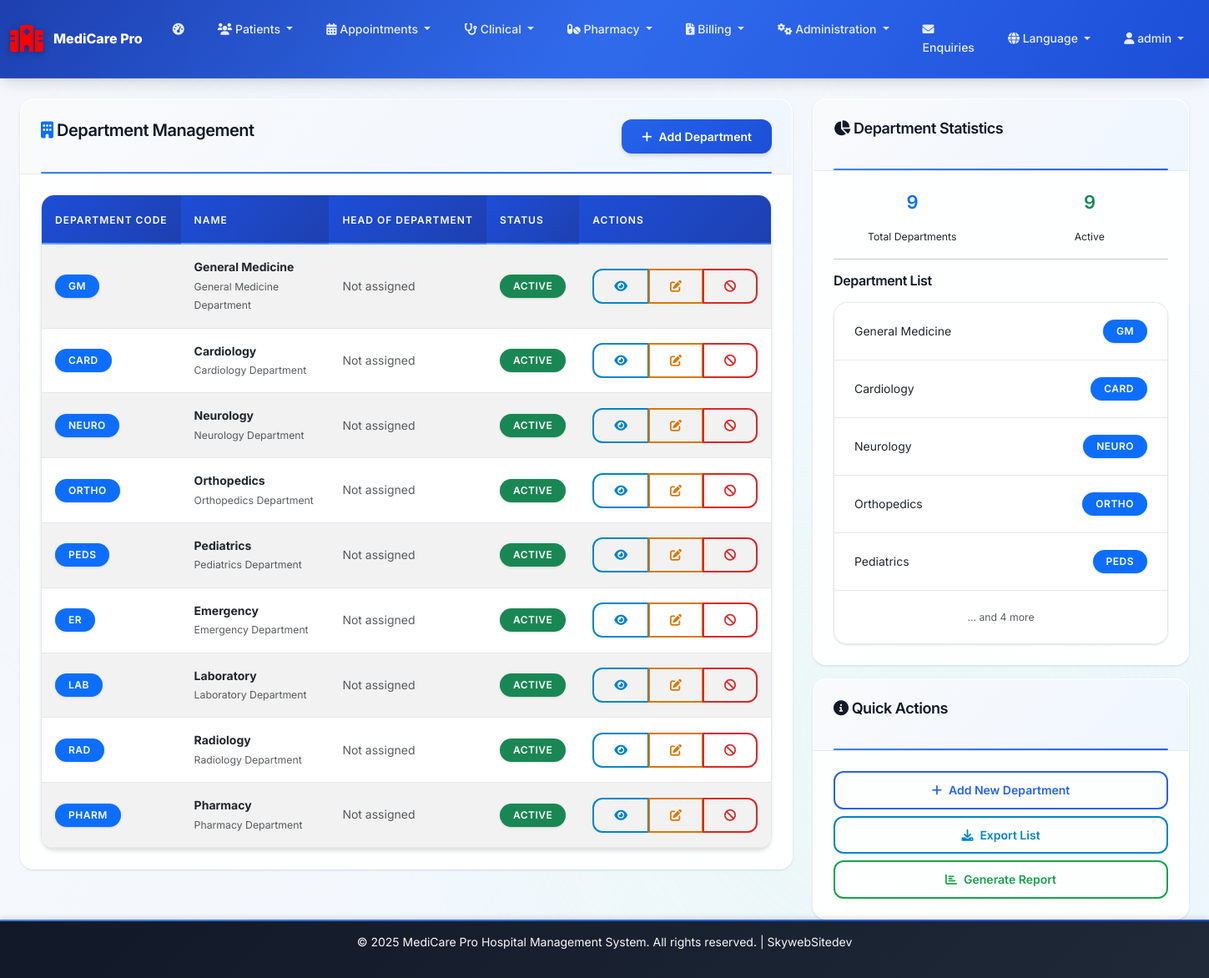
/admin/departments (signed in), run on the app's committed database.
### web_app.py (models this page shows)
class Department(db.Model):
    id = db.Column(db.Integer, primary_key=True)
    name = db.Column(db.String(100), nullable=False)
    code = db.Column(db.String(20), unique=True, nullable=False)
    description = db.Column(db.Text)
    head_of_department = db.Column(db.Integer, db.ForeignKey('web_user.id'))
    is_active = db.Column(db.Boolean, default=True)
    hod = db.relationship('WebUser', backref='headed_departments')

class WebUser(UserMixin, db.Model):
    id = db.Column(db.Integer, primary_key=True)
    username = db.Column(db.String(80), nullable=False)
    email = db.Column(db.String(120), unique=True, nullable=False)
    password_hash = db.Column(db.String(120), nullable=False)
    full_name = db.Column(db.String(100), nullable=False)
    role = db.Column(db.String(50), nullable=False, default='staff')  # admin, doctor, nurse, receptionist, lab_tech, patient, superadmin
    department = db.Column(db.String(100))
    phone = db.Column(db.String(20))
    employee_id = db.Column(db.String(20), unique=True)
    specialization = db.Column(db.String(100))  # For doctors
    license_number = db.Column(db.String(50))  # For medical staff
    shift_start = db.Column(db.Time)
    shift_end = db.Column(db.Time)
    salary = db.Column(db.Float)
    hire_date = db.Column(db.Date)
    is_active = db.Column(db.Boolean, default=True)
    created_at = db.Column(db.DateTime, default=datetime.utcnow)
    last_login = db.Column(db.DateTime)

### web_app.py (the view)
@app.route('/admin/departments')
@login_required
@role_required('admin')
def manage_departments():
    departments = Department.query.all()
    return render_template('manage_departments.html', departments=departments)

### audit_logger.py (called while the page is built)
def init_audit_logger(app, db):
    audit_logger_instance = AuditLogger(db)
    @app.before_request
    def before_request():
        g.audit_logger = audit_logger_instance
        if 'session_id' not in session:
            session['session_id'] = hashlib.md5(
                f"{datetime.utcnow().isoformat()}{request.remote_addr}".encode()
            ).hexdigest()
    return audit_logger_instance

### web_app.py (called while the page is built)
def role_required(*roles):
    def decorator(f):
        @wraps(f)
        def decorated_function(*args, **kwargs):
            if not current_user.is_authenticated:
                return redirect(url_for('login'))
            if current_user.role not in roles:
                flash('Access denied! You do not have permission to access this page.', 'error')
                return redirect(url_for('dashboard'))
            return f(*args, **kwargs)
        return decorated_function
    return decorator

@login_manager.user_loader
def load_user(user_id):
    return db.session.get(WebUser, int(user_id))

def get_language():
    return session.get('language', 'en')

def get_text(key):
    lang = get_language()
    return LANGUAGES.get(lang, LANGUAGES['en']).get(key, key)

@app.context_processor
def inject_global_vars():
    current_branch = None
    if current_user.is_authenticated and 'current_branch_id' in session:
        current_branch = HospitalBranch.query.get(session['current_branch_id'])
    all_settings = get_all_settings()
    return dict(
        get_text=get_text,
        get_language=get_language,
        datetime=datetime,
        current_branch=current_branch,
        settings=all_settings
    )

### templates/manage_departments.html (shortened to what this page needs)
{% extends "base.html" %}
{% block content %}
<div class="container-fluid">
    <div class="row">
        <div class="col-md-8">
            <div class="card">
                <div class="card-header d-flex justify-content-between align-items-center">
                    <h4><i class="fas fa-building text-primary"></i> Department Management</h4>
                    <button class="btn btn-primary" hx-get="/admin/department/add" hx-target="#modal-content"
                        data-bs-toggle="modal" data-bs-target="#dynamicModal">
                        <i class="fas fa-plus"></i> Add Department
                    </button>
                </div>
                <div class="card-body">
                    <div id="departments-list">
                        <div class="table-responsive">
                            <table class="table table-striped">
                                <thead>
                                    <tr>
                                        <th>Department Code</th>
                                        <th>Name</th>
                                        <th>Head of Department</th>
                                        <th>Status</th>
                                        <th>Actions</th>
                                    </tr>
                                </thead>
                                <tbody>
                                    {% for department in departments %}
                                    <tr>
                                        <td><span class="badge bg-primary">{{ department.code }}</span></td>
                                        <td>
                                            <strong>{{ department.name }}</strong>
                                            {% if department.description %}
                                            <br><small class="text-muted">{{ department.description }}</small>
                                            {% endif %}
                                        </td>
                                        <td>
                                            {% if department.hod %}
                                            <i class="fas fa-user-tie text-success"></i> {{ department.hod.full_name }}
                                            {% else %}
                                            <span class="text-muted">Not assigned</span>
                                            {% endif %}
                                        </td>
                                        <td>
                                            <span
                                                class="badge bg-{{ 'success' if department.is_active else 'danger' }}">
                                                {{ 'Active' if department.is_active else 'Inactive' }}
                                            </span>
                                        </td>
                                        <td>
                                            <div class="btn-group btn-group-sm">
                                                <button class="btn btn-outline-info"
                                                    hx-get="/admin/department/{{ department.id }}/view"
                                                    hx-target="#modal-content" data-bs-toggle="modal"
                                                    data-bs-target="#dynamicModal">
                                                    <i class="fas fa-eye"></i>
                                                </button>
                                                <button class="btn btn-outline-warning"
                                                    hx-get="/admin/department/{{ department.id }}/edit"
                                                    hx-target="#modal-content" data-bs-toggle="modal"
                                                    data-bs-target="#dynamicModal">
                                                    <i class="fas fa-edit"></i>
                                                </button>
                                                <button
                                                    class="btn btn-outline-{{ 'danger' if department.is_active else 'success' }}"
                                                    hx-post="/admin/department/{{ department.id }}/toggle"
                                                    hx-target="#departments-list" hx-confirm="Are you sure?">
                                                    <i
                                                        class="fas fa-{{ 'ban' if department.is_active else 'check' }}"></i>
                                                </button>
                                            </div>
                                        </td>
                                    </tr>
                                    {% endfor %}
                                </tbody>
                            </table>
                        </div>
                    </div>
                </div>
            </div>
        </div>
        <div class="col-md-4">
            <div class="card">
                <div class="card-header">
                    <h5><i class="fas fa-chart-pie"></i> Department Statistics</h5>
                </div>
                <div class="card-body">
                    <div class="row text-center">
                        <div class="col-6">
                            <h3 class="text-primary">{{ departments|length }}</h3>
                            <small>Total Departments</small>
                        </div>
                        <div class="col-6">
                            <h3 class="text-success">{{ departments|selectattr('is_active')|list|length }}</h3>
                            <small>Active</small>
                        </div>
                    </div>
                    <hr>
                    <h6>Department List</h6>
                    <div class="list-group list-group-flush">
                        {% for dept in departments[:5] %}
                        <div class="list-group-item d-flex justify-content-between align-items-center">
                            <span>{{ dept.name }}</span>
                            <span class="badge bg-primary">{{ dept.code }}</span>
                        </div>
                        {% endfor %}
                        {% if departments|length > 5 %}
                        <div class="list-group-item text-center text-muted">
                            <small>... and {{ departments|length - 5 }} more</small>
                        </div>
                        {% endif %}
                    </div>
                </div>
            </div>
            <div class="card mt-3">
                <div class="card-header">
                    <h5><i class="fas fa-info-circle"></i> Quick Actions</h5>
                </div>
                <div class="card-body">
                    <div class="d-grid gap-2">
                        <button class="btn btn-outline-primary" hx-get="/admin/department/add"
                            hx-target="#modal-content" data-bs-toggle="modal" data-bs-target="#dynamicModal">
                            <i class="fas fa-plus"></i> Add New Department
                        </button>
                        <button class="btn btn-outline-info" hx-get="/admin/departments/export" hx-trigger="click">
                            <i class="fas fa-download"></i> Export List
                        </button>
                        <button class="btn btn-outline-success" hx-get="/admin/departments/report"
                            hx-target="#modal-content" data-bs-toggle="modal" data-bs-target="#dynamicModal">
                            <i class="fas fa-chart-bar"></i> Generate Report
                        </button>
                    </div>
                </div>
            </div>
        </div>
    </div>
</div>
{% endblock %}

### templates/base.html (shortened to what this page needs)
<!DOCTYPE html>
<html lang="{{ get_language() }}">
  <head>
    <link
      href="https://cdn.jsdelivr.net/npm/bootstrap@5.3.0/dist/css/bootstrap.min.css"
      rel="stylesheet"
    />
    <link
      href="https://cdnjs.cloudflare.com/ajax/libs/font-awesome/6.0.0/css/all.min.css"
      rel="stylesheet"
    />
    <link
      href="{{ url_for('static', filename='style.css') }}"
      rel="stylesheet"
    />
  </head>
  <body>
    <nav class="navbar navbar-expand-lg navbar-dark bg-dark">
      <div class="container-fluid">
        <a class="navbar-brand" href="{{ url_for('index') }}">
          <i class="fas fa-hospital-alt medical-cross"></i>
          {% if current_branch %} {{ current_branch.name }} {% else %} MediCare
          Pro {% endif %}
        </a>
        <div class="collapse navbar-collapse" id="navbarNav">
          {% if current_user.is_authenticated %}
          <ul class="navbar-nav me-auto">
            <li class="nav-item">
              <a class="nav-link" href="{{ url_for('dashboard') }}">
                <i class="fas fa-tachometer-alt"></i>
              </a>
            </li>
            <li class="nav-item dropdown">
              <a
                class="nav-link dropdown-toggle"
                href="#"
                role="button"
                data-bs-toggle="dropdown"
              >
                <i class="fas fa-users"></i> {{ get_text('patients') }}
              </a>
            </li>
            <li class="nav-item dropdown">
              <a
                class="nav-link dropdown-toggle"
                href="#"
                role="button"
                data-bs-toggle="dropdown"
              >
                <i class="fas fa-calendar-alt"></i> {{ get_text('appointments')
                }}
              </a>
            </li>
            {% if current_user.role in ['admin', 'doctor', 'nurse', 'lab_tech']
            %}
            <li class="nav-item dropdown">
              <a
                class="nav-link dropdown-toggle"
                href="#"
                role="button"
                data-bs-toggle="dropdown"
              >
                <i class="fas fa-stethoscope"></i> {{ get_text('clinical') }}
              </a>
            </li>
            {% endif %}
            {% if current_user.role in ['admin', 'pharmacist'] %}
            <li class="nav-item dropdown">
              <a
                class="nav-link dropdown-toggle"
                href="#"
                role="button"
                data-bs-toggle="dropdown"
              >
                <i class="fas fa-pills"></i> {{ get_text('pharmacy') }}
              </a>
            </li>
            {% endif %}
            {% if current_user.role in ['admin', 'receptionist', 'accountant']
            %}
            <li class="nav-item dropdown">
              <a
                class="nav-link dropdown-toggle"
                href="#"
                role="button"
                data-bs-toggle="dropdown"
              >
                <i class="fas fa-file-invoice-dollar"></i> {{
                get_text('billing') }}
              </a>
            </li>
            {% endif %}
            {% if current_user.role in ['admin', 'hr'] %}
            <li class="nav-item dropdown">
              <a
                class="nav-link dropdown-toggle"
                href="#"
                role="button"
                data-bs-toggle="dropdown"
              >
                <i class="fas fa-cogs"></i> {{ get_text('administration') }}
              </a>
            </li>
            {% endif %}
            <li class="nav-item">
              <a class="nav-link" href="{{ url_for('enquiries') }}">
                <i class="fas fa-envelope"></i> {{ get_text('enquiries') }}
              </a>
            </li>
          </ul>
          <ul class="navbar-nav">
            <li class="nav-item dropdown">
              <a
                class="nav-link dropdown-toggle"
                href="#"
                role="button"
                data-bs-toggle="dropdown"
              >
                <i class="fas fa-globe"></i> {{ get_text('language') }}
              </a>
            </li>
            <li class="nav-item dropdown">
              <a
                class="nav-link dropdown-toggle"
                href="#"
                role="button"
                data-bs-toggle="dropdown"
              >
                <i class="fas fa-user"></i> {{ current_user.username }}
              </a>
            </li>
          </ul>
          {% endif %}
        </div>
      </div>
    </nav>
    <main class="container-fluid mt-4">{% block content %}{% endblock %}</main>
    <footer class="bg-dark text-light text-center py-3 mt-auto">
      <div class="container">
        <p>
          &copy; <span id="current-year"></span> MediCare Pro Hospital
          Management System. All rights reserved. | SkywebSitedev
        </p>
      </div>
    </footer>
  </body>
</html>

### data on the page
Department: name "Pharmacy", code "PHARM", description "Pharmacy Department", is_active "ACTIVE"
WebUser: department "Administration", username "admin"
Department: code "GM", name "General Medicine", description "General Medicine Department", is_active "ACTIVE"
Department: code "CARD", name "Cardiology", description "Cardiology Department", is_active "ACTIVE"
Department: code "NEURO", name "Neurology", description "Neurology Department", is_active "ACTIVE"
Department: code "ORTHO", name "Orthopedics", description "Orthopedics Department", is_active "ACTIVE"
Department: code "PEDS", name "Pediatrics", description "Pediatrics Department", is_active "ACTIVE"
Department: code "ER", name "Emergency", description "Emergency Department", is_active "ACTIVE"
Department: code "LAB", name "Laboratory", description "Laboratory Department", is_active "ACTIVE"
Department: code "RAD", name "Radiology", description "Radiology Department", is_active "ACTIVE"

### other printed values
{{ get_text('patients') }} "Patients"
{{ get_text('appointments') }} "Appointments"
{{ get_text('clinical') }} "Clinical"
{{ get_text('billing') }} "Billing"
{{ get_text('enquiries') }} "Enquiries"
{{ get_text('language') }} "Language"
{{ departments|length }} "9"
{{ departments|selectattr('is_active')|list|length }} "9"
{{ departments|length - 5 }} "4"
